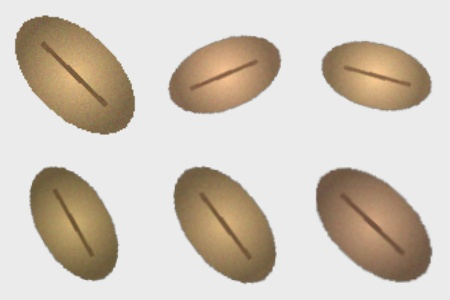
#> input picture samples/figs/augment_grid.jpg, 450 x 300 px
$ python -i model.py   (imports and definitions only)
#> lines starting #> are read from the running program, lines starting #| are printed output that depends on the picture; after the words box and inside, x2 and y2 are one past the last pixel; in counts of white or black regions, pixels touching at a corner belong together
#> further down, picture is the input picture: shape (300, 450, 3); mean B, G, R 186.5, 198.3, 207.9
"""
Wrappers de detección de porotos.

Se exponen dos detectores con la misma interfaz:

  - YOLODetector     -> usa Ultralytics YOLO si hay pesos entrenados.
  - ClassicalDetector -> respaldo de visión clásica (umbral + watershed)
                         para separar granos que se tocan. Permite correr la
                         demo end-to-end sin un modelo entrenado.

Ambos devuelven una lista de Detection(box, score, mask_opcional).
"""
from __future__ import annotations

from dataclasses import dataclass
from typing import List, Optional

import cv2
import numpy as np


@dataclass
class Detection:
    x0: int
    y0: int
    x1: int
    y1: int
    score: float
    mask: Optional[np.ndarray] = None  # máscara binaria del tamaño de la imagen


class ClassicalDetector:
    """Detector sin entrenamiento: segmentación + watershed por marcadores.

    Pensado para imágenes con granos sobre fondo oscuro (como las sintéticas).
    No es el modelo final; es un respaldo honesto para la demo.
    """

    name = "classical-watershed"
    version = "cv-1.0"

    def __init__(self, min_area: int = 250):
        self.min_area = min_area

    def predict(self, bgr: np.ndarray) -> List[Detection]:
        gray = cv2.cvtColor(bgr, cv2.COLOR_BGR2GRAY)
        _, thresh = cv2.threshold(
            gray, 0, 255, cv2.THRESH_BINARY + cv2.THRESH_OTSU
        )
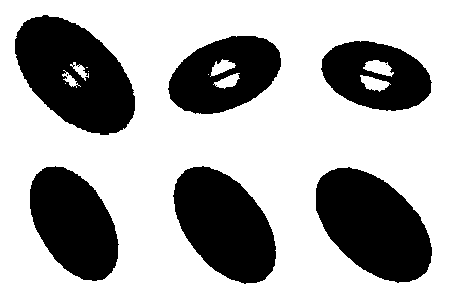
#> thresh: shape (300, 450); 66.8% white; 8 black regions (2 under 20 px), largest, box (x1, y1, x2, y2) and area: (15, 15, 135, 135) 9368, (316, 167, 432, 283) 9092, (173, 166, 276, 284) 8200, (30, 166, 119, 281) 7109, (168, 36, 281, 114) 5947, (321, 41, 432, 111) 5168
        thresh = cv2.morphologyEx(
            thresh, cv2.MORPH_OPEN,
            cv2.getStructuringElement(cv2.MORPH_ELLIPSE, (3, 3)),
            iterations=2,
        )
#> thresh: shape (300, 450); 66.6% white; 6 black regions, box (x1, y1, x2, y2) and area: (15, 15, 135, 135) 9477, (316, 167, 432, 283) 9094, (173, 166, 276, 284) 8203, (30, 166, 119, 281) 7118, (168, 36, 281, 114) 5984, (321, 41, 432, 111) 5207

        # Fondo seguro / frente seguro vía transformada de distancia.
        sure_bg = cv2.dilate(thresh, np.ones((3, 3), np.uint8), iterations=3)
#> sure_bg: shape (300, 450); 73.1% white; 6 black regions, box (x1, y1, x2, y2) and area: (319, 171, 429, 279) 7746, (18, 19, 132, 132) 7700, (177, 170, 273, 280) 6921, (33, 170, 115, 277) 5941, (172, 39, 278, 111) 4358, (325, 44, 428, 107) 3591
        dist = cv2.distanceTransform(thresh, cv2.DIST_L2, 5)
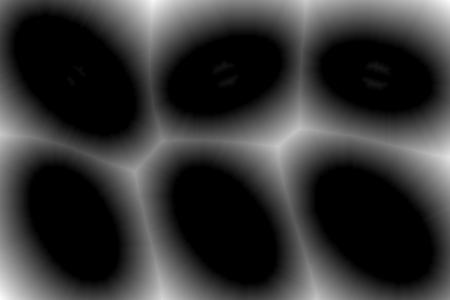
#> dist: shape (300, 450) float32; min 0, max 67.76, mean 13.8; drawn with min black and max white
        _, sure_fg = cv2.threshold(dist, 0.45 * dist.max(), 255, 0)
#> sure_fg: shape (300, 450) float32; 15.4% white; 8 white regions (1 under 20 px), largest, box (x1, y1, x2, y2) and area: (97, 0, 450, 53) 6915, (227, 97, 450, 208) 6355, (113, 131, 205, 300) 3321
        sure_fg = sure_fg.astype(np.uint8)
        unknown = cv2.subtract(sure_bg, sure_fg)
#> unknown: shape (300, 450); 57.7% white; 14 black regions (1 under 20 px), largest, box (x1, y1, x2, y2) and area: (319, 171, 429, 279) 7746, (18, 19, 132, 132) 7700, (177, 170, 273, 280) 6921

        n_markers, markers = cv2.connectedComponents(sure_fg)
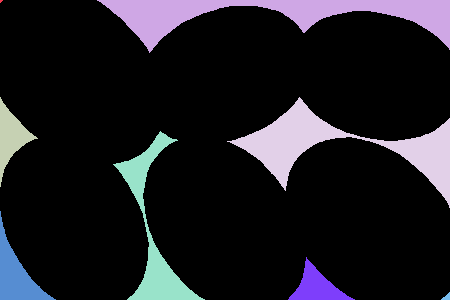
#> markers: shape (300, 450) int32; 9 distinct labels, from 0 to 8; one colour per label, 0 black
#> n_markers = 9
        markers = markers + 1
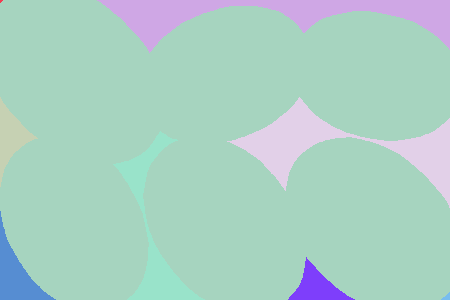
#> markers: shape (300, 450) int32; 9 distinct labels, from 1 to 9; one colour per label, 0 black
        markers[unknown == 255] = 0
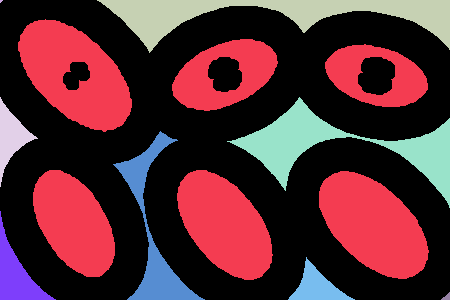
#> markers: shape (300, 450) int32; 10 distinct labels, from 0 to 9; one colour per label, 0 black
        markers = cv2.watershed(bgr, markers)
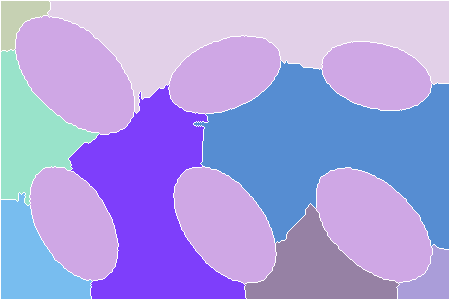
#> markers: shape (300, 450) int32; 10 distinct labels, from -1 to 9; one colour per label, 0 black, -1 white

        detections: List[Detection] = []
        for label in range(2, n_markers + 1):
            region = (markers == label).astype(np.uint8)
            area = int(region.sum())
            if area < self.min_area:
                continue
            ys, xs = np.where(region > 0)
            x0, y0, x1, y1 = xs.min(), ys.min(), xs.max() + 1, ys.max() + 1
            # "Confianza" heurística: compacidad del blob (área / área bbox).
            fill = area / max(1, (x1 - x0) * (y1 - y0))
            score = float(np.clip(0.55 + 0.45 * fill, 0.0, 0.99))
            detections.append(
                Detection(int(x0), int(y0), int(x1), int(y1), score, region * 255)
            )
#> this loop made 8 passes
#> (area, x0, y0, x1, y1, fill, score) on passes 1 to 8: (1356, 1, 1, 50, 51, 0.553, 0.799), (20805, 48, 1, 449, 113, 0.463, 0.758), (6833, 1, 50, 99, 205, 0.45, 0.752), (25185, 194, 61, 449, 249, 0.525, 0.786), (18455, 69, 85, 246, 299, 0.487, 0.769), (5290, 1, 193, 92, 299, 0.548, 0.797), (6808, 245, 204, 399, 299, 0.465, 0.759), (1594, 397, 245, 449, 299, 0.568, 0.805)
#> pass 3, in predict, `region = (markers == label).astype(np.uint8)`:
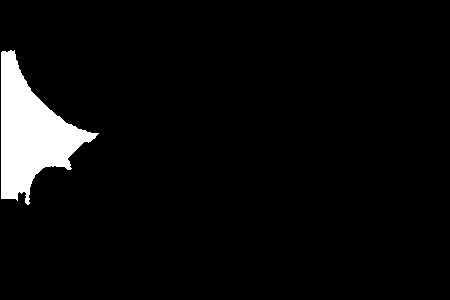
#> region: shape (300, 450); values 0 (black) and 1 (white), 5.1% white; 1 white region, box (x1, y1, x2, y2) and area: (1, 50, 99, 205) 6833
#> after the loop, detections = 8 items
        return detections


class YOLODetector:
    """Detector basado en Ultralytics YOLO (requiere pesos entrenados)."""

    name = "yolov8"

    def __init__(self, weights: str, conf: float = 0.25, imgsz: int = 1024):
        from ultralytics import YOLO  # import diferido
        self.model = YOLO(weights)
        self.conf = conf
        self.imgsz = imgsz
        self.version = f"yolov8-{weights}"

    def predict(self, bgr: np.ndarray) -> List[Detection]:
        res = self.model.predict(
            bgr, conf=self.conf, imgsz=self.imgsz, verbose=False
        )[0]
        detections: List[Detection] = []
        masks = getattr(res, "masks", None)
        for i, box in enumerate(res.boxes):
            x0, y0, x1, y1 = box.xyxy[0].cpu().numpy().astype(int)
            score = float(box.conf[0].cpu().numpy())
            m = None
            if masks is not None and masks.data is not None:
                m = (masks.data[i].cpu().numpy() * 255).astype(np.uint8)
                m = cv2.resize(m, (bgr.shape[1], bgr.shape[0]))
            detections.append(Detection(int(x0), int(y0), int(x1), int(y1), score, m))
        return detections


def build_detector(weights: Optional[str], conf: float = 0.25) -> object:
    """Devuelve YOLO si hay pesos válidos; si no, el detector clásico."""
    if weights:
        try:
            return YOLODetector(weights, conf=conf)
        except Exception as e:  # pesos ausentes o ultralytics no instalado
            print(f"[detector] YOLO no disponible ({e}); uso respaldo clásico.")
    return ClassicalDetector()

>>> import cv2
>>> picture = cv2.imread('../samples/figs/augment_grid.jpg')
>>> result = ClassicalDetector().predict(picture)
#> result = 8 items
